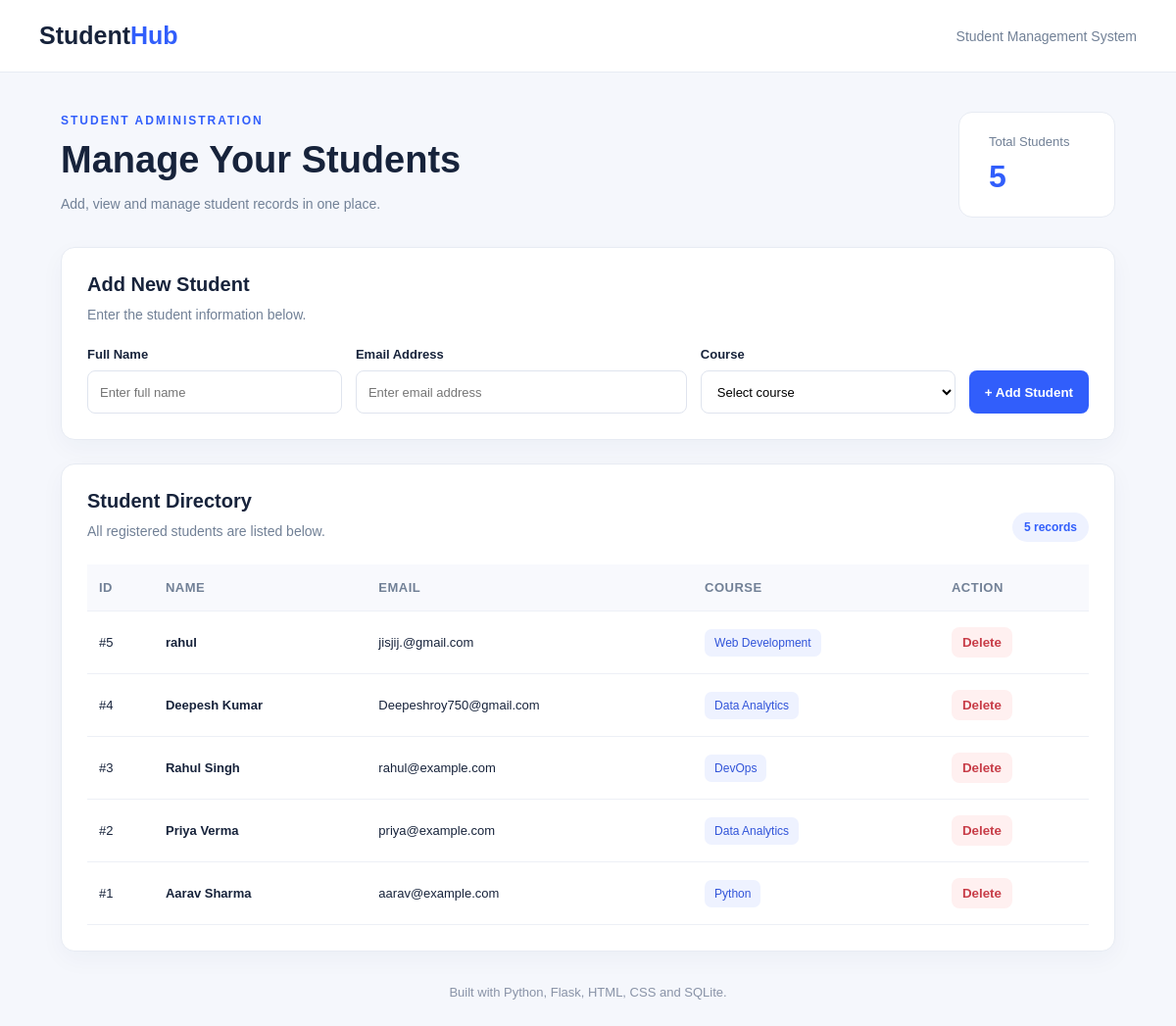
The page / on the database its author committed.
### tables this page shows
CREATE TABLE students (
                id INTEGER PRIMARY KEY AUTOINCREMENT,
                name TEXT NOT NULL,
                email TEXT NOT NULL,
                course TEXT NOT NULL
            );

### app.py (the view)
@app.route("/")
def home():
    with get_db() as conn:
        students = conn.execute(
            "SELECT * FROM students ORDER BY id DESC"
        ).fetchall()
        total = conn.execute(
            "SELECT COUNT(*) FROM students"
        ).fetchone()[0]
    return render_template(
        "index.html",
        students=students,
        total=total
    )

### app.py (called while the page is built)
def get_db():
    connection = sqlite3.connect(DATABASE)
    connection.row_factory = sqlite3.Row
    return connection

### templates/index.html (shortened to what this page needs)
<!DOCTYPE html>
<html lang="en">
<head>
    <link rel="stylesheet"
          href="{{ url_for('static', filename='style.css') }}">
</head>
<body>
    <header class="navbar">
        <a href="/" class="logo">Student<span>Hub</span></a>
        <p>Student Management System</p>
    </header>
    <main class="container">
        <section class="hero">
            <div>
                <p class="eyebrow">STUDENT ADMINISTRATION</p>
                <h1>Manage Your Students</h1>
                <p class="subtitle">
                    Add, view and manage student records in one place.
                </p>
            </div>
            <div class="stat-card">
                <p>Total Students</p>
                <h2>{{ total }}</h2>
            </div>
        </section>
        <section class="card">
            <h2>Add New Student</h2>
            <p class="description">
                Enter the student information below.
            </p>
            <form action="{{ url_for('add_student') }}"
                  method="POST"
                  class="student-form">
                <div class="form-group">
                    <label for="name">Full Name</label>
                    <input
                        type="text"
                        id="name"
                        name="name"
                        placeholder="Enter full name"
                        maxlength="100"
                        required>
                </div>
                <div class="form-group">
                    <label for="email">Email Address</label>
                    <input
                        type="email"
                        id="email"
                        name="email"
                        placeholder="Enter email address"
                        maxlength="150"
                        required>
                </div>
                <div class="form-group">
                    <label for="course">Course</label>
                    <select id="course" name="course" required>
                        <option value="">Select course</option>
                    </select>
                </div>
                <button type="submit" class="add-btn">
                    + Add Student
                </button>
            </form>
        </section>
        <section class="card">
            <div class="table-heading">
                <div>
                    <h2>Student Directory</h2>
                    <p class="description">
                        All registered students are listed below.
                    </p>
                </div>
                <span class="badge">{{ total }} records</span>
            </div>
            <div class="table-wrapper">
                <table>
                    <thead>
                        <tr>
                            <th>ID</th>
                            <th>Name</th>
                            <th>Email</th>
                            <th>Course</th>
                            <th>Action</th>
                        </tr>
                    </thead>
                    <tbody>
                        {% for student in students %}
                            <tr>
                                <td>#{{ student.id }}</td>
                                <td class="student-name">
                                    {{ student.name }}
                                </td>
                                <td>{{ student.email }}</td>
                                <td>
                                    <span class="course">
                                        {{ student.course }}
                                    </span>
                                </td>
                                <td>
                                    <form
                                        action="{{ url_for('delete_student', student_id=student.id) }}"
                                        method="POST"
                                        onsubmit="return confirm('Delete this student?');">
                                        <button
                                            type="submit"
                                            class="delete-btn">
                                            Delete
                                        </button>
                                    </form>
                                </td>
                            </tr>
                        {% else %}
                            <tr>
                                <td colspan="5" class="empty">
                                    No students found. Add your first student!
                                </td>
                            </tr>
                        {% endfor %}
                    </tbody>
                </table>
            </div>
        </section>
        <footer>
            Built with Python, Flask, HTML, CSS and SQLite.
        </footer>
    </main>
</body>
</html>

### static/style.css (style rules this page uses)
* { box-sizing: border-box; margin: 0; padding: 0; }
:root { --primary: #315efb; --dark: #17233b; --muted: #718096; --border: #e7ebf3; --background: #f5f7fc; }
body { font-family: Arial, Helvetica, sans-serif; background: var(--background); color: var(--dark); }
.navbar { background: white; padding: 22px max(24px, calc((100% - 1120px) / 2)); border-bottom: 1px solid var(--border); display: flex; justify-content: space-between; align-items: center; gap: 15px; }
.logo { font-size: 25px; font-weight: bold; color: var(--dark); text-decoration: none; }
.logo span { color: var(--primary); }
.navbar p { color: var(--muted); font-size: 14px; }
.container { max-width: 1120px; margin: 40px auto; padding: 0 22px; }
.hero { display: flex; align-items: center; justify-content: space-between; gap: 25px; margin-bottom: 30px; }
.eyebrow { color: var(--primary); font-weight: bold; font-size: 12px; letter-spacing: 2px; margin-bottom: 12px; }
.hero h1 { font-size: 38px; margin-bottom: 12px; }
.subtitle, .description { color: var(--muted); line-height: 1.6; font-size: 14px; }
.stat-card { background: white; padding: 22px 30px; border: 1px solid var(--border); border-radius: 14px; min-width: 160px; }
.stat-card p { color: var(--muted); font-size: 13px; margin-bottom: 10px; }
.stat-card h2 { font-size: 32px; color: var(--primary); }
.card { background: white; padding: 26px; border: 1px solid var(--border); border-radius: 14px; margin-bottom: 24px; box-shadow: 0 8px 25px rgba(30, 50, 90, 0.04); }
.card h2 { font-size: 20px; margin-bottom: 8px; }
.description { margin-bottom: 22px; }
.student-form { display: grid; grid-template-columns: 1fr 1.3fr 1fr auto; gap: 14px; align-items: end; }
.form-group { display: flex; flex-direction: column; gap: 9px; }
.form-group label { font-size: 13px; font-weight: bold; }
input, select { width: 100%; height: 44px; padding: 0 12px; border: 1px solid #dfe4ee; border-radius: 8px; font-size: 13px; background: white; outline: none; }
button { cursor: pointer; border: none; border-radius: 8px; font-weight: bold; }
.add-btn { height: 44px; padding: 0 16px; color: white; background: var(--primary); white-space: nowrap; }
.table-heading { display: flex; justify-content: space-between; align-items: center; gap: 15px; }
.badge { background: #eef2ff; color: var(--primary); padding: 8px 12px; border-radius: 20px; font-size: 12px; font-weight: bold; white-space: nowrap; }
.table-wrapper { overflow-x: auto; }
table { width: 100%; border-collapse: collapse; text-align: left; }
th { background: #f8f9fd; color: #718096; font-size: 11px; text-transform: uppercase; letter-spacing: 0.5px; }
th, td { padding: 16px 12px; border-bottom: 1px solid #edf0f6; font-size: 13px; }
.student-name { font-weight: bold; }
.course { background: #eef2ff; color: #3154d9; padding: 7px 10px; border-radius: 7px; font-size: 12px; white-space: nowrap; }
.delete-btn { padding: 8px 11px; color: #c83d48; background: #fff0f0; }
footer { text-align: center; color: #8993a7; font-size: 13px; padding: 10px 0 30px; }

### rows shown on the page
students: id "5", name "rahul", email "jisjij.@gmail.com", course "Web Development"
students: id "4", name "Deepesh Kumar", email "Deepeshroy750@gmail.com", course "Data Analytics"
students: id "3", name "Rahul Singh", email "rahul@example.com", course "DevOps"
students: id "2", name "Priya Verma", email "priya@example.com", course "Data Analytics"
students: id "1", name "Aarav Sharma", email "aarav@example.com", course "Python"

### other values the page prints
{{ total }} "5"
